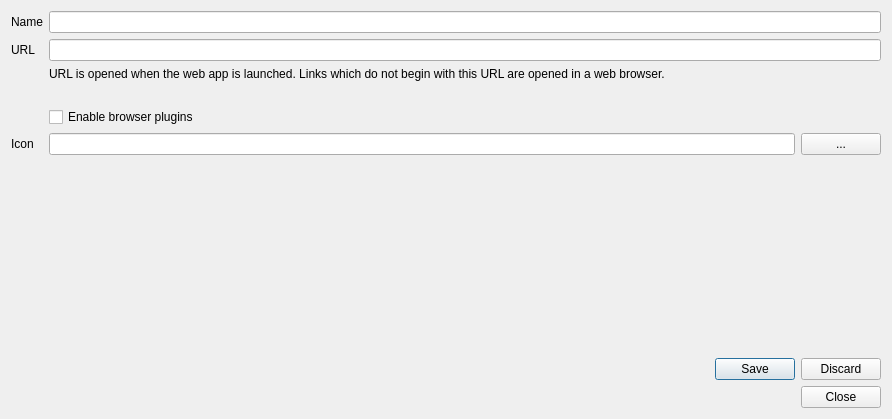
<?xml version="1.0" encoding="UTF-8"?>
<ui version="4.0">
 <class>SiteEditor</class>
 <widget class="QWidget" name="SiteEditor">
  <property name="geometry">
   <rect>
    <x>0</x>
    <y>0</y>
    <width>892</width>
    <height>419</height>
   </rect>
  </property>
  <property name="windowTitle">
   <string>Edit Web App</string>
  </property>
  <layout class="QGridLayout" name="gridLayout">
   <item row="1" column="0">
    <spacer name="verticalSpacer">
     <property name="orientation">
      <enum>Qt::Vertical</enum>
     </property>
     <property name="sizeHint" stdset="0">
      <size>
       <width>20</width>
       <height>40</height>
      </size>
     </property>
    </spacer>
   </item>
   <item row="0" column="0">
    <layout class="QGridLayout" name="gridLayout_2">
     <item row="6" column="3">
      <widget class="QPushButton" name="browseButton">
       <property name="text">
        <string>...</string>
       </property>
      </widget>
     </item>
     <item row="4" column="2">
      <spacer name="verticalSpacer_2">
       <property name="orientation">
        <enum>Qt::Vertical</enum>
       </property>
       <property name="sizeType">
        <enum>QSizePolicy::Fixed</enum>
       </property>
       <property name="sizeHint" stdset="0">
        <size>
         <width>20</width>
         <height>20</height>
        </size>
       </property>
      </spacer>
     </item>
     <item row="0" column="2" colspan="2">
      <widget class="QLineEdit" name="nameLineEdit"/>
     </item>
     <item row="8" column="2">
      <widget class="QLabel" name="iconStatusLabel">
       <property name="text">
        <string/>
       </property>
      </widget>
     </item>
     <item row="6" column="2">
      <widget class="QLineEdit" name="iconLocationLineEdit"/>
     </item>
     <item row="1" column="2" colspan="2">
      <widget class="QLineEdit" name="urlLineEdit"/>
     </item>
     <item row="6" column="0">
      <widget class="QLabel" name="label_4">
       <property name="text">
        <string>Icon</string>
       </property>
      </widget>
     </item>
     <item row="1" column="0">
      <widget class="QLabel" name="label_2">
       <property name="text">
        <string>URL</string>
       </property>
      </widget>
     </item>
     <item row="0" column="0">
      <widget class="QLabel" name="label">
       <property name="text">
        <string>Name</string>
       </property>
      </widget>
     </item>
     <item row="2" column="2" colspan="2">
      <widget class="QLabel" name="label_3">
       <property name="text">
        <string>URL is opened when the web app is launched. Links which do not begin with this URL are opened in a web browser.</string>
       </property>
       <property name="wordWrap">
        <bool>true</bool>
       </property>
      </widget>
     </item>
     <item row="9" column="2">
      <widget class="QLabel" name="iconPreviewLabel">
       <property name="text">
        <string/>
       </property>
      </widget>
     </item>
     <item row="5" column="2">
      <widget class="QCheckBox" name="checkBoxBrowserPlugins">
       <property name="text">
        <string>Enable browser plugins</string>
       </property>
      </widget>
     </item>
    </layout>
   </item>
   <item row="2" column="0">
    <widget class="QDialogButtonBox" name="newButtonBox">
     <property name="standardButtons">
      <set>QDialogButtonBox::Discard|QDialogButtonBox::Save</set>
     </property>
    </widget>
   </item>
   <item row="3" column="0">
    <widget class="QDialogButtonBox" name="existingButtonBox">
     <property name="standardButtons">
      <set>QDialogButtonBox::Close</set>
     </property>
    </widget>
   </item>
  </layout>
 </widget>
 <tabstops>
  <tabstop>nameLineEdit</tabstop>
  <tabstop>urlLineEdit</tabstop>
  <tabstop>checkBoxBrowserPlugins</tabstop>
  <tabstop>iconLocationLineEdit</tabstop>
  <tabstop>browseButton</tabstop>
  <tabstop>newButtonBox</tabstop>
  <tabstop>existingButtonBox</tabstop>
 </tabstops>
 <resources/>
 <connections/>
</ui>
